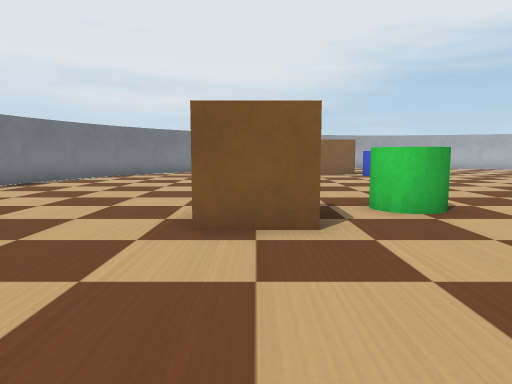
view 1 (above)

23 first-person views from a walk through a Webots world. The camera is 0.18 m above the floor, tilts 6° down and sees 70° across. The floor is counted in squares, 0.2 m on a side. Each view is taken from the middle of a square. On the plan, view 1 faces up. The plan holds only what a view shows up to about 12 squares ahead; the rest is blank. The robots in the file are not drawn. Webots' stock objects and surfaces are drawn as simple stand-ins.

view 2
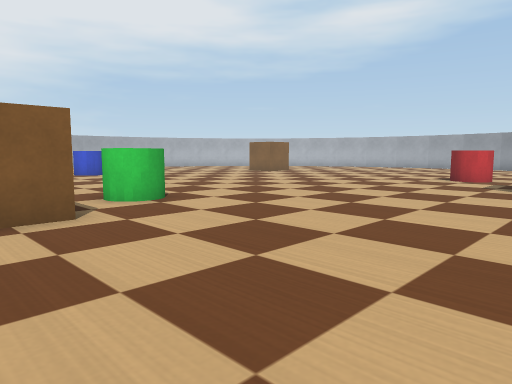

view 3
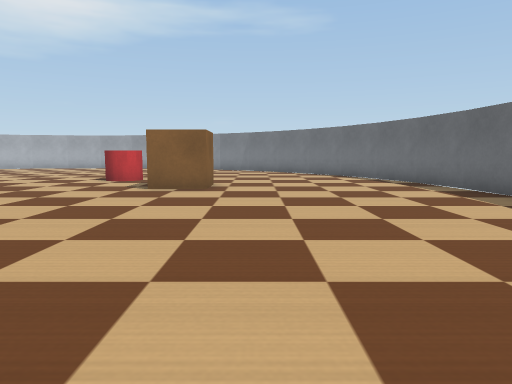

view 4
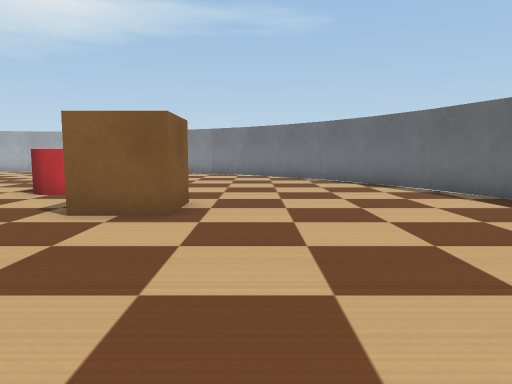

view 5
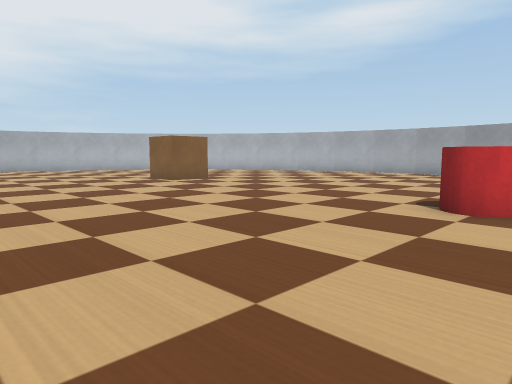

view 6
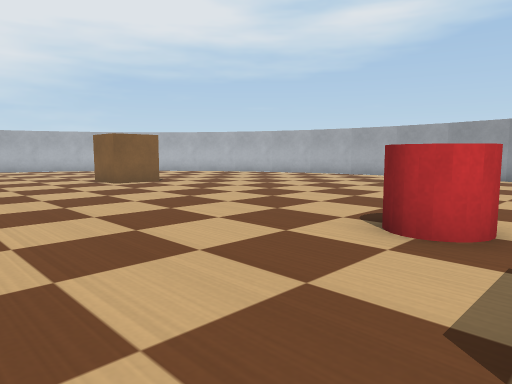

view 7
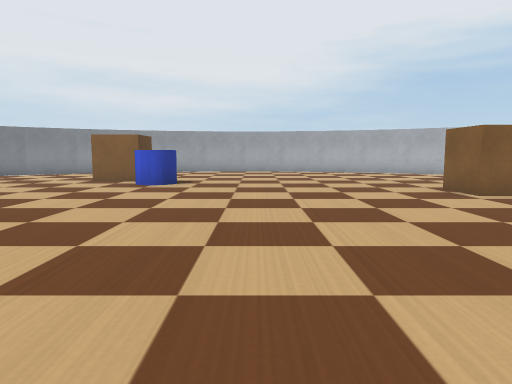

view 8
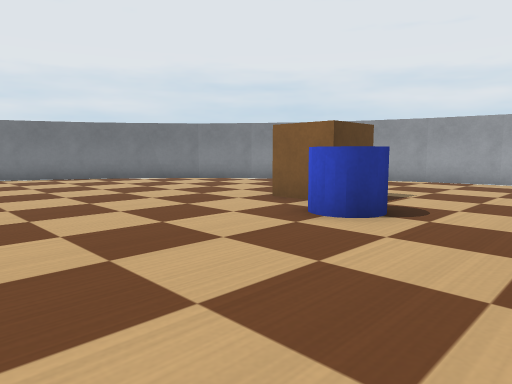

view 9
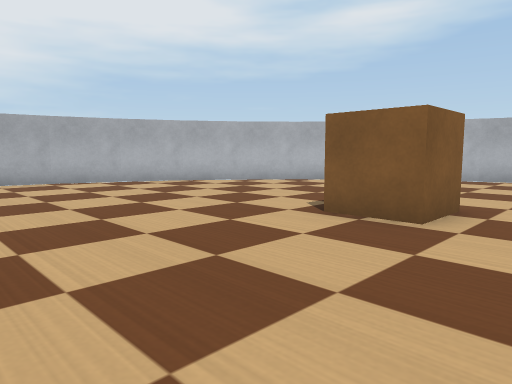

view 10
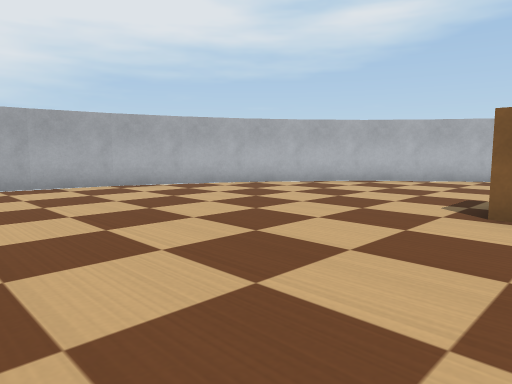

view 11
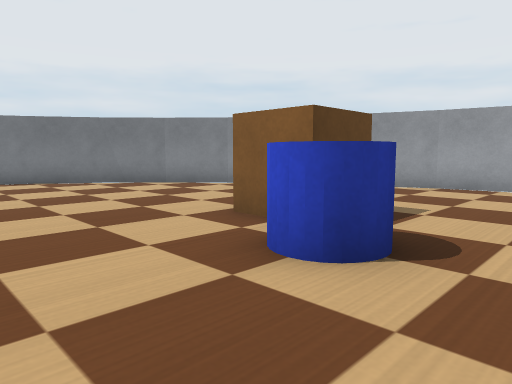

view 12
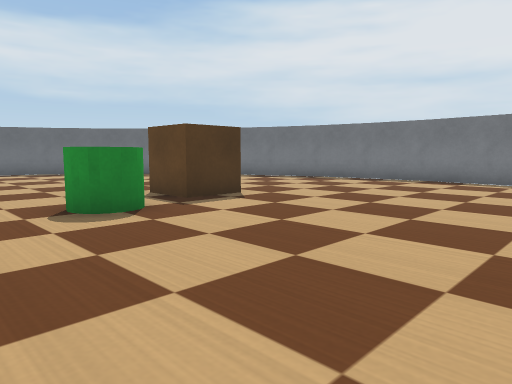

view 13
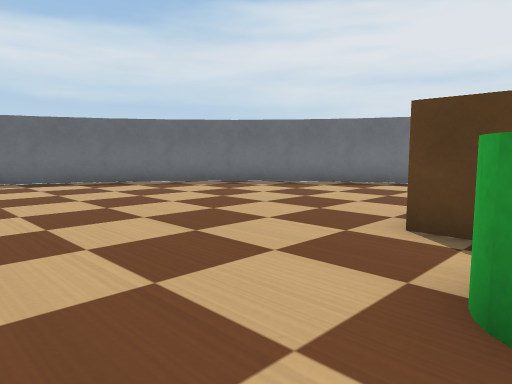

view 14
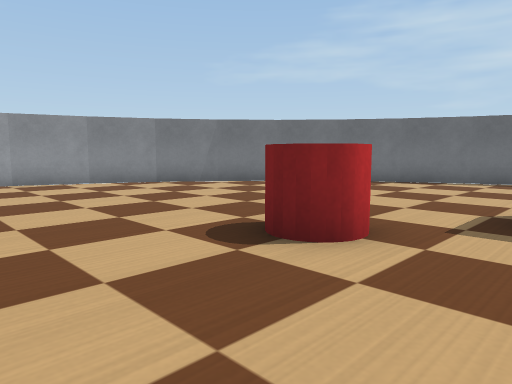

view 15
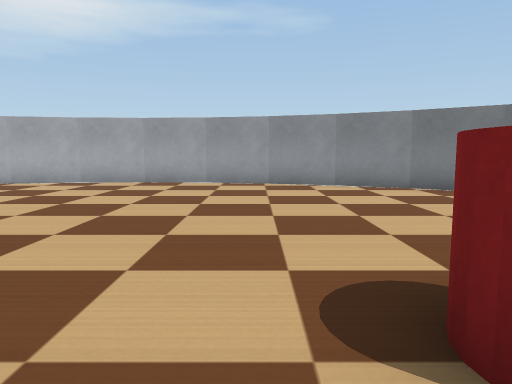

view 16
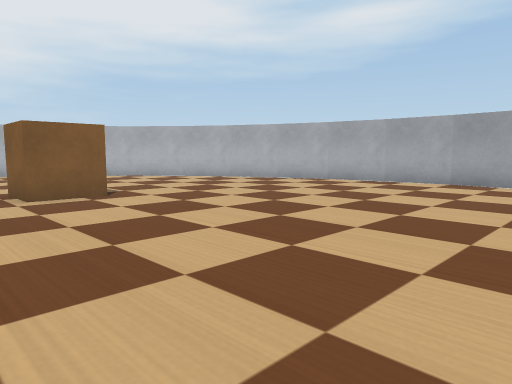

view 17
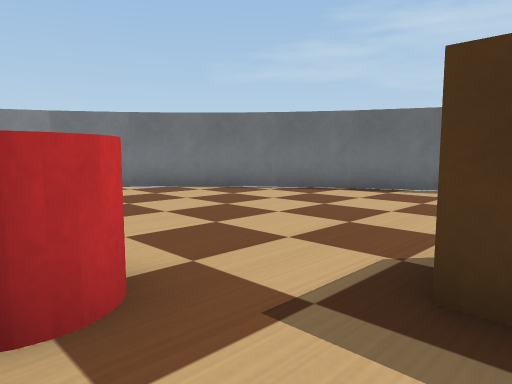

view 18
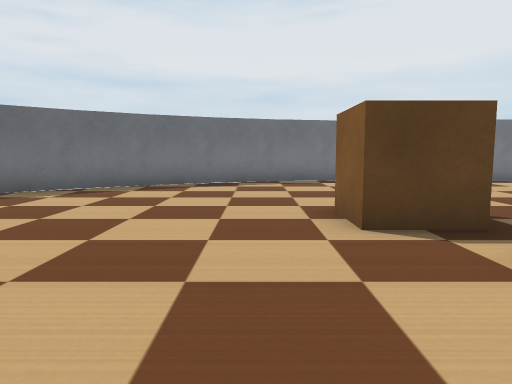

view 19
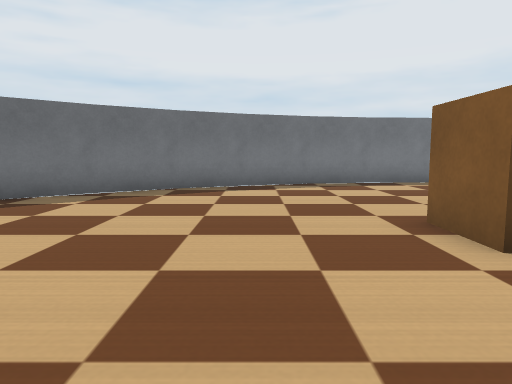

view 20
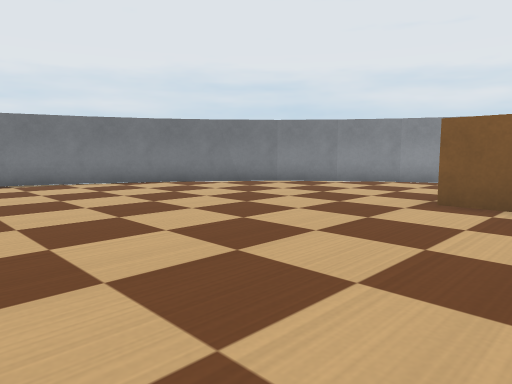

view 21
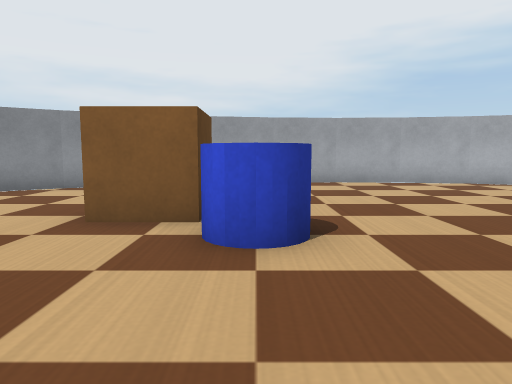

view 22
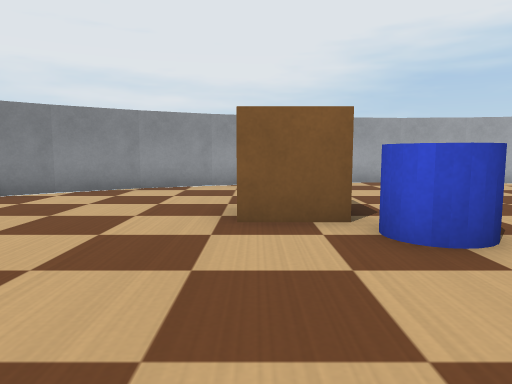

view 23
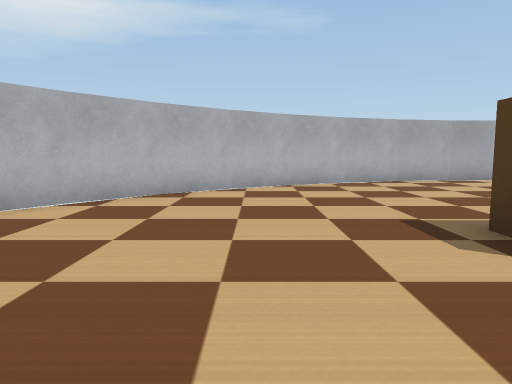

### Floor plan
Key: @ floor where view 1 was taken; # wall or solid block; . floor; C green cylinder; B brown box; R red cylinder; L blue cylinder.
Columns run from 8 left of view 1 to 23 right of it. Each row starts with its distance up from view 1.
 23              ######
 22          #####....#####
 21        ###............###
 20       ##................##
 19      ##..................##
 18     ##....................##
 17    ##......BB..............##
 16   ##.......BB...............##
 15   #..........L...............#
 14  ##..........................##
 13  #...................BB.......#
 12  #...................BB.......#
 11  #............................#
 10 ##............................##
  9 #..............................#
  8 #..............................#
  7 #..............................#
  6 #.......B.CC...................#
  5 ##.....B B....................##
  4  #......B.....................#
  3  #..................RR........#
  2  #..................RR........#
  1  ##...............B..........##
  0   #.....@........B B.........#
 -1   ##..............B.........##
 -2    ##......................##
 -3     ##....................##
 -4      ##..................##
 -5       ##................##
 -6        ###.. .........###
 -7          ###   ...#####
 -8                 ###

Positions as (right, up) in squares from view 1, and headings:
1: (0, 0), facing up
2: (-1, -1), facing up-right
3: (0, -2), facing right
4: (4, -2), facing right
5: (6, 1), facing up-right
6: (8, 1), facing up-right
7: (8, 4), facing up
8: (8, 10), facing up-left
9: (8, 10), facing up-right
10: (7, 12), facing up-right
11: (7, 12), facing up-left
12: (5, 12), facing down-left
13: (5, 6), facing down-left
14: (10, 6), facing down-right
15: (11, 4), facing right
16: (11, 4), facing up-right
17: (10, 3), facing down-right
18: (5, 3), facing left
19: (4, 2), facing left
20: (5, 9), facing up-left
21: (5, 11), facing up
22: (3, 11), facing up
23: (10, 16), facing right
